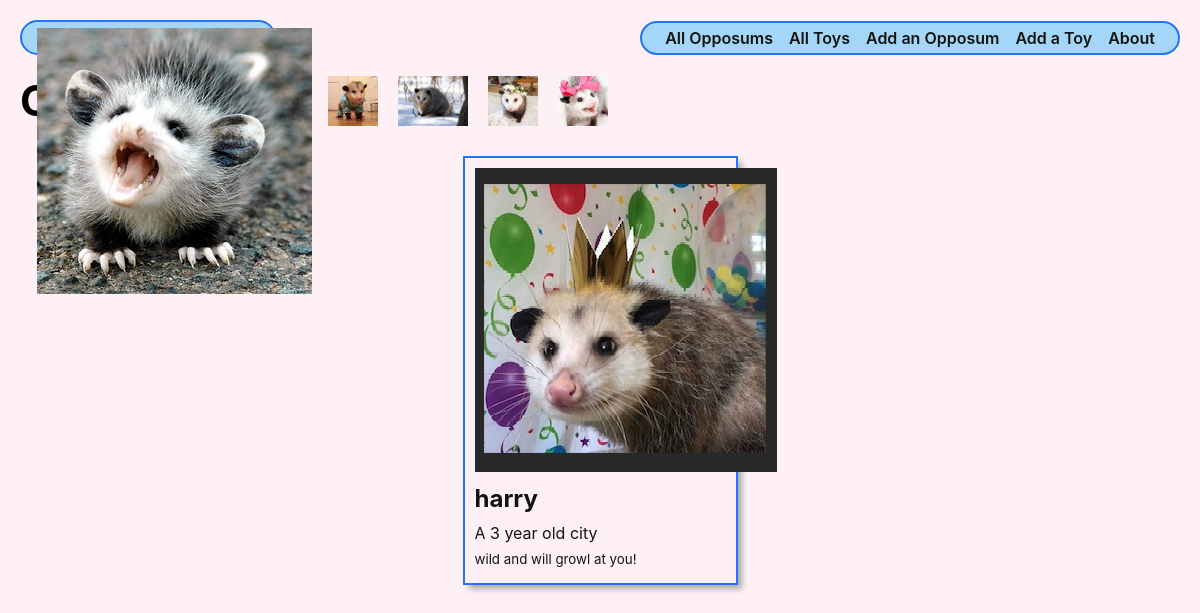
The page /opposums/ on the database its author committed.
### main_app/models.py (models this page shows, shortened)
class Opposum(models.Model):
  name = models.CharField(max_length=100)
  breed = models.CharField(max_length=100)
  description = models.TextField(max_length=250)
  age = models.IntegerField()

### main_app/views.py (the view)
# urls.py: path('opposums/', views.opposums_index, name='opposums_index'),
def opposums_index(request):
  opposums = Opposum.objects.all()
  return render(request, 'opposums/index.html', { 'opposums': opposums })

### main_app/templates/opposums/index.html (shortened to what this page needs)
{% extends 'base.html' %}
{% load static %}
{% block head %}
<link rel="stylesheet" type="text/css" href="{% static 'css/opposum-index.css' %}"/>
{% endblock %}
{% block content %}
<section class="page-header">
  <h1>Opposum List</h1>
  <img src="{% static 'images/pjpossum.jpg' %}" alt="Opposum in pajamas" />
  <img src="{% static 'images/Majesty.jpg' %}" alt="Pretty boi in snow" />
  <img src="{% static 'images/floral.jpeg' %}" alt="Opposum in flower crown" />
  <img src="{% static 'images/jojo.jpg' %}" alt="Jojo Siwa Opposum" />
</section>
<section class="card-container">
  {% for opposum in opposums %}
    <div class="card">
      <a href="{% url 'opposums_detail' opposum.id %}">
        <div class="card-content">
          <div class="card-img-container">
            <img
              src="{% static 'images/bday.png' %}"
              alt="Opposum in Bday party hat"
            >
          </div>
          <h2 class="card-title">{{ opposum.name }}</h2>
          {% if opposum.age > 0 %}
            <p>A {{ opposum.age }} year old {{ opposum.breed }}</p>
          {% else %}
            <p>A {{ opposum.breed }} garbage baby.</p>
          {% endif %}
          <p><small>{{ opposum.description }}</small></p>
        </div>
      </a>
    </div>
  {% endfor %}
</section>
{% endblock %}

### main_app/static/css/base.css (style rules this page uses)
html { box-sizing: border-box }
*, *::before, *::after { box-sizing: inherit; }
:root { font-size: 62.5% }
body { margin: 0; display: flex; flex-direction: column; align-items: center; font-family: -apple-system, BlinkMacSystemFont, 'Segoe UI', 'Roboto', 'Oxygen', 'Ubuntu', 'Cantarell', 'Fira Sans', 'Droid Sans', 'Helvetica Neue', sans-serif; min-height: 100vh; --nav-bg: rgba(104, 197, 248, .7); --nav-bg-ff: rgba(104, 197, 248, .9); --borders: rgb(36, 116, 248) solid 2px; --text-color: rgb(17, 20, 17); --link-hover-color: rgb(16, 56, 158); --button-bg: rgb(245, 245, 245); --button-bg-hover: rgb(226, 226, 226); --submit: rgb(26, 128, 0); --warn: rgb(255, 102, 0); --danger: rgb(220, 20, 30); --secondary: rgb(57, 57, 57); --card-box-shadow: 5px 5px 6px -1px #AAA; --font-xtreme: 4.2rem; --font-xxl: 3.6rem; --font-xl: 2.4rem; --font-l: 1.8rem; --font-reg: 1.6rem; --card-border-radius: 6px; }
.page-header { display: flex; align-items: center; margin: 20px; }
.page-header h1 { font-size: var(--font-xxl); margin: 0; }
.page-header img { height: 40px; margin-left:15px; }
.page-header img:first-of-type { margin-left: 20px; }
@media only screen and (min-width: 768px) { .page-header h1 { font-size: var(--font-xtreme); } }
@media only screen and (min-width: 768px) { .page-header img { height: 50px; margin-left:20px; } }
@media only screen and (min-width: 768px) { .page-header img:first-of-type { margin-left: 25px; } }
body { background-color: lavenderblush; }

### main_app/static/css/opposum-index.css (style rules this page uses)
.card-container { padding: 0 30px; display: flex; justify-content: center; flex-wrap: wrap; }
.card { width: 275px; margin: 10px; border: var(--borders); box-shadow: var(--card-box-shadow); }
.card-content { padding: 10px; width: 100%; }
.card > a { text-decoration: none; color: var(--text-color); }
.card h2 { margin: 10px 0; font-size: var(--font-xl); }
.card p { margin: 5px 0; font-size: var(--font-reg); }

### rows shown on the page
Opposum: name "harry", age "3", breed "city", description "wild and will growl at you!"
